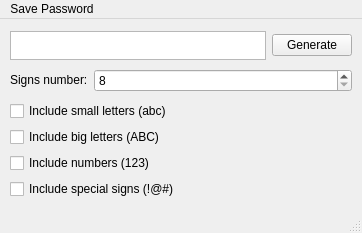
<?xml version="1.0" encoding="UTF-8"?>
<ui version="4.0">
 <class>MainWindow</class>
 <widget class="QMainWindow" name="MainWindow">
  <property name="geometry">
   <rect>
    <x>0</x>
    <y>0</y>
    <width>362</width>
    <height>233</height>
   </rect>
  </property>
  <property name="sizePolicy">
   <sizepolicy hsizetype="Fixed" vsizetype="Fixed">
    <horstretch>0</horstretch>
    <verstretch>0</verstretch>
   </sizepolicy>
  </property>
  <property name="minimumSize">
   <size>
    <width>362</width>
    <height>233</height>
   </size>
  </property>
  <property name="maximumSize">
   <size>
    <width>362</width>
    <height>233</height>
   </size>
  </property>
  <property name="windowTitle">
   <string>Password Generator</string>
  </property>
  <widget class="QWidget" name="centralwidget">
   <property name="sizePolicy">
    <sizepolicy hsizetype="Fixed" vsizetype="Fixed">
     <horstretch>0</horstretch>
     <verstretch>0</verstretch>
    </sizepolicy>
   </property>
   <layout class="QGridLayout" name="gridLayout">
    <item row="0" column="0">
     <layout class="QHBoxLayout" name="horizontalLayout">
      <item>
       <widget class="QTextBrowser" name="textBrowser_2">
        <property name="enabled">
         <bool>true</bool>
        </property>
        <property name="sizePolicy">
         <sizepolicy hsizetype="Fixed" vsizetype="Fixed">
          <horstretch>0</horstretch>
          <verstretch>0</verstretch>
         </sizepolicy>
        </property>
        <property name="maximumSize">
         <size>
          <width>256</width>
          <height>29</height>
         </size>
        </property>
        <property name="font">
         <font>
          <weight>75</weight>
          <bold>true</bold>
         </font>
        </property>
        <property name="autoFillBackground">
         <bool>true</bool>
        </property>
       </widget>
      </item>
      <item>
       <widget class="QPushButton" name="pushButton">
        <property name="sizePolicy">
         <sizepolicy hsizetype="Fixed" vsizetype="Fixed">
          <horstretch>0</horstretch>
          <verstretch>0</verstretch>
         </sizepolicy>
        </property>
        <property name="text">
         <string>Generate</string>
        </property>
       </widget>
      </item>
     </layout>
    </item>
    <item row="1" column="0">
     <layout class="QHBoxLayout" name="horizontalLayout_2">
      <item>
       <widget class="QLabel" name="label_2">
        <property name="sizePolicy">
         <sizepolicy hsizetype="Fixed" vsizetype="Fixed">
          <horstretch>0</horstretch>
          <verstretch>0</verstretch>
         </sizepolicy>
        </property>
        <property name="text">
         <string>Signs number:</string>
        </property>
       </widget>
      </item>
      <item>
       <widget class="QSpinBox" name="spinBox">
        <property name="minimum">
         <number>8</number>
        </property>
        <property name="maximum">
         <number>25</number>
        </property>
       </widget>
      </item>
     </layout>
    </item>
    <item row="2" column="0">
     <layout class="QVBoxLayout" name="verticalLayout">
      <item>
       <widget class="QCheckBox" name="checkBox">
        <property name="sizePolicy">
         <sizepolicy hsizetype="Minimum" vsizetype="Fixed">
          <horstretch>0</horstretch>
          <verstretch>0</verstretch>
         </sizepolicy>
        </property>
        <property name="text">
         <string>Include small letters (abc)</string>
        </property>
       </widget>
      </item>
      <item>
       <widget class="QCheckBox" name="checkBox_2">
        <property name="text">
         <string>Include big letters (ABC)</string>
        </property>
       </widget>
      </item>
      <item>
       <widget class="QCheckBox" name="checkBox_3">
        <property name="text">
         <string>Include numbers (123)</string>
        </property>
       </widget>
      </item>
      <item>
       <widget class="QCheckBox" name="checkBox_4">
        <property name="text">
         <string>Include special signs (!@#)</string>
        </property>
       </widget>
      </item>
     </layout>
    </item>
   </layout>
  </widget>
  <widget class="QStatusBar" name="statusbar"/>
  <widget class="QMenuBar" name="menubar">
   <property name="geometry">
    <rect>
     <x>0</x>
     <y>0</y>
     <width>362</width>
     <height>20</height>
    </rect>
   </property>
   <widget class="QMenu" name="menuSave_Password">
    <property name="title">
     <string>Save Password</string>
    </property>
   </widget>
   <addaction name="menuSave_Password"/>
  </widget>
 </widget>
 <resources/>
 <connections/>
</ui>
